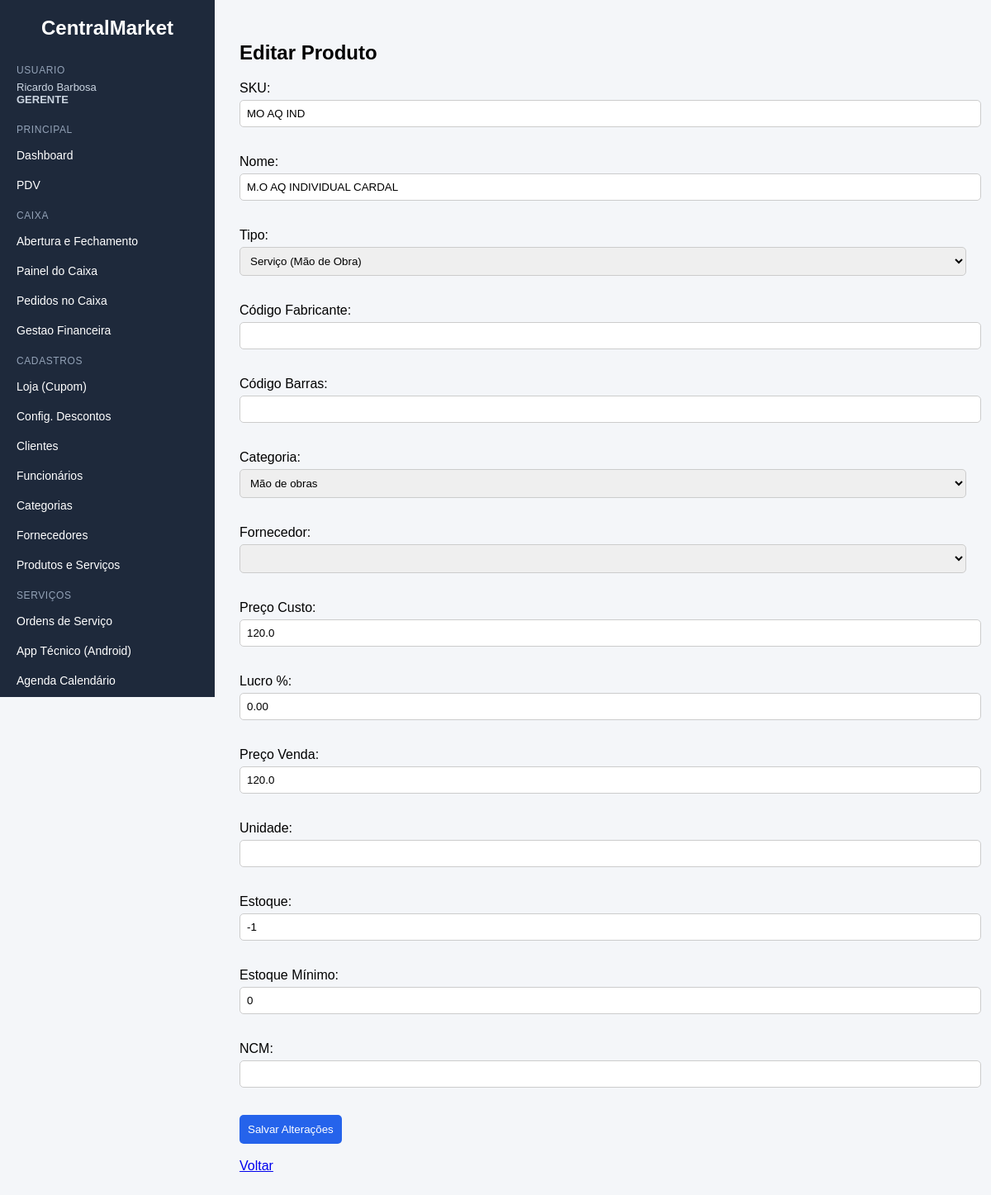
The page /editar/22 (signed in) on the database as committed earlier.
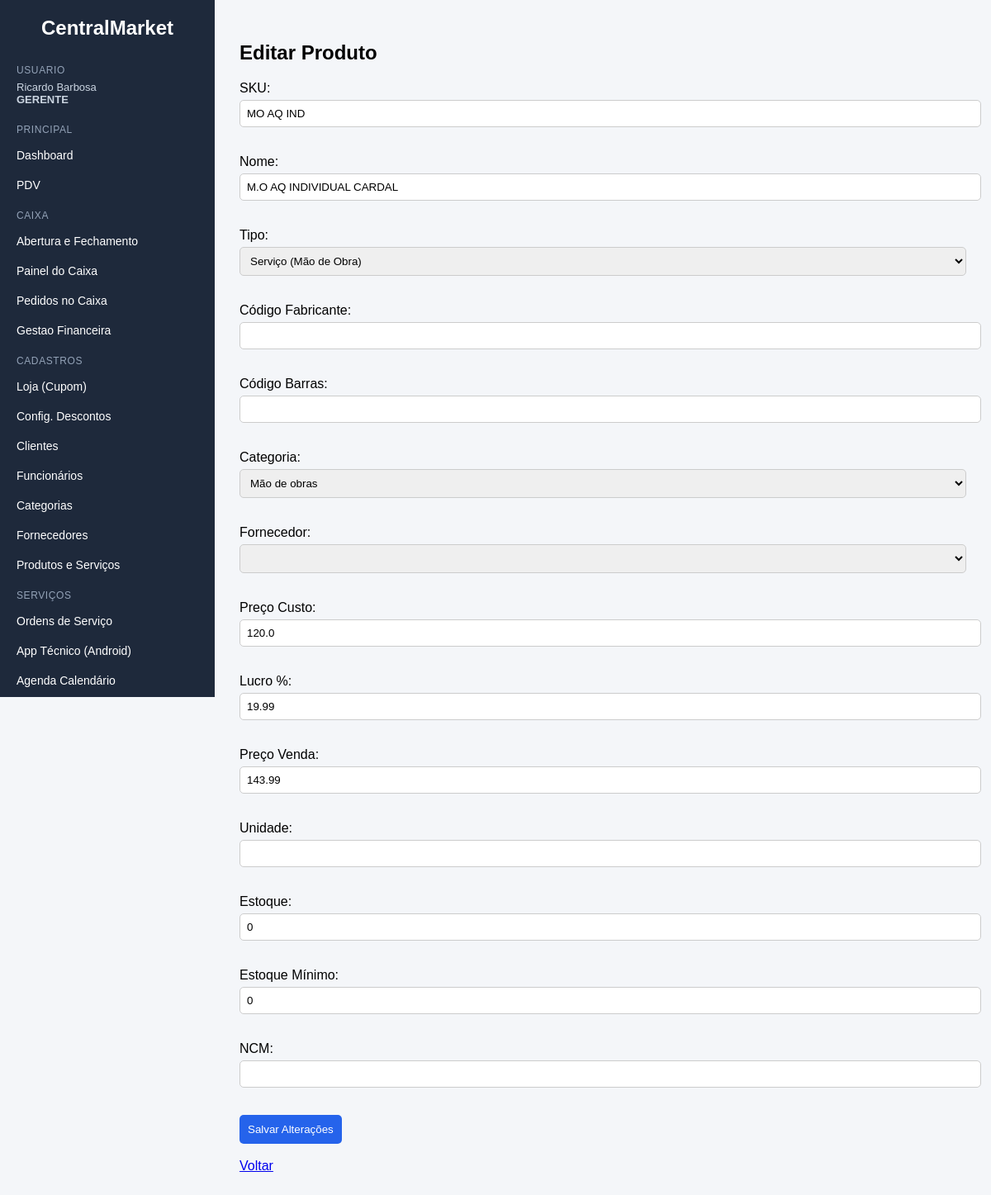
The same page on the database as committed later.
### tables this page shows
CREATE TABLE produtos (
    id INTEGER PRIMARY KEY AUTOINCREMENT,
    sku TEXT,
    nome TEXT NOT NULL,
    codigo_barras TEXT,
    codigo_fabricante TEXT,
    categoria_id INTEGER,
    fornecedor_id INTEGER,
    preco_custo REAL,
    preco_venda REAL,
    estoque INTEGER DEFAULT 0,
    estoque_minimo INTEGER DEFAULT 0,
    unidade TEXT,
    ncm TEXT
, tipo TEXT);

CREATE TABLE categorias (
        id INTEGER PRIMARY KEY AUTOINCREMENT,
        nome TEXT NOT NULL,
        categoria_pai_id INTEGER,
        FOREIGN KEY (categoria_pai_id) REFERENCES categorias(id)
    );

### app.py (the view, shortened to what this page needs)
@app.route("/editar/<int:id>", methods=["GET", "POST"])
def editar(id):
    conn = conectar()
    cursor = conn.cursor()
    cursor.execute("SELECT * FROM produtos WHERE id = ?", (id,))
    produto = cursor.fetchone()
    cursor.execute("SELECT * FROM categorias")
    categorias = cursor.fetchall()
    cursor.execute("SELECT * FROM fornecedores")
    fornecedores = cursor.fetchall()
    conn.close()
    return render_template(
        "editar_produto.html",
        produto=produto,
        categorias=categorias,
        fornecedores=fornecedores
    )

### app.py (called while the page is built, shortened)
def ensure_funcionarios_auth_columns():
    global AUTH_SCHEMA_READY
    if AUTH_SCHEMA_READY:
        return

def nivel_usuario():
    role = (session.get("user_role") or "funcionario").lower()
    return ROLE_LEVEL.get(role, 1)

@app.before_request
def validar_acesso():
    ensure_funcionarios_auth_columns()
    endpoint = request.endpoint or ""
    if endpoint in AUTH_PUBLIC_ENDPOINTS:
        return None
    if endpoint.startswith("static"):
        return None
    if "user_id" not in session:
        return redirect(url_for("login", next=request.path))
    if endpoint in PROPRIETARIO_ENDPOINTS and (session.get("user_role") != "proprietario"):
        return resposta_acesso_negado("Acesso permitido apenas para proprietario.")
    if endpoint in GERENTE_ENDPOINTS and nivel_usuario() < ROLE_LEVEL["gerente"]:
        return resposta_acesso_negado("Acesso permitido para gerente ou proprietario.")
    return None

@app.context_processor
def injetar_usuario():
    return {
        "usuario_logado": session.get("user_nome"),
        "perfil_logado": session.get("user_role"),
    }

### templates/editar_produto.html (shortened to what this page needs)
{% extends "base.html" %}
{% block content %}
<h2>Editar Produto</h2>
<form method="POST">
    SKU:<br>
    <input type="text" name="sku" value="{{ produto.sku }}"><br><br>
    Nome:<br>
    <input type="text" name="nome" value="{{ produto.nome }}"><br><br>
    Tipo:<br>
    <select name="tipo">
        <option value="servico"
            {% if produto.tipo == "servico" %}selected{% endif %}>
            Serviço (Mão de Obra)
        </option>
    </select><br><br>
    Código Fabricante:<br>
    <input type="text" name="codigo_fabricante" value="{{ produto.codigo_fabricante }}"><br><br>
    Código Barras:<br>
    <input type="text" name="codigo_barras" value="{{ produto.codigo_barras }}"><br><br>
    Categoria:<br>
    <select name="categoria_id">
        {% for categoria in categorias %}
            <option value="{{ categoria.id }}"
                {% if categoria.id == produto.categoria_id %}selected{% endif %}>
                {{ categoria.nome }}
            </option>
        {% endfor %}
    </select><br><br>
    Fornecedor:<br>
    <select name="fornecedor_id">
        {% for fornecedor in fornecedores %}
            <option value="{{ fornecedor.id }}"
                {% if fornecedor.id == produto.fornecedor_id %}selected{% endif %}>
            </option>
        {% endfor %}
    </select><br><br>
    Preço Custo:<br>
    <input type="number" step="0.01" name="preco_custo" id="preco_custo"
    value="{{ produto.preco_custo }}"><br><br>
    Lucro %:<br>
    <input type="number" step="0.01" id="lucro_percentual"><br><br>
    Preço Venda:<br>
    <input type="number" step="0.01" name="preco_venda" id="preco_venda"
    value="{{ produto.preco_venda }}"><br><br>
    Unidade:<br>
    <input type="text" name="unidade" value="{{ produto.unidade }}"><br><br>
    Estoque:<br>
    <input type="number" name="estoque" value="{{ produto.estoque }}"><br><br>
    Estoque Mínimo:<br>
    <input type="number" name="estoque_minimo" value="{{ produto.estoque_minimo }}"><br><br>
    NCM:<br>
    <input type="text" name="ncm" value="{{ produto.ncm }}"><br><br>
    <button type="submit">Salvar Alterações</button>
</form>
<br>
<a href="/produtos">Voltar</a>
{% endblock %}

Rows that differ between the two databases and show on the page:
changed produtos "MO AQ IND": preco_venda "120.0" → "143.99"; estoque "-1" → "0"
Other text that changed with them:
form field value: "0.00" → "19.99"
